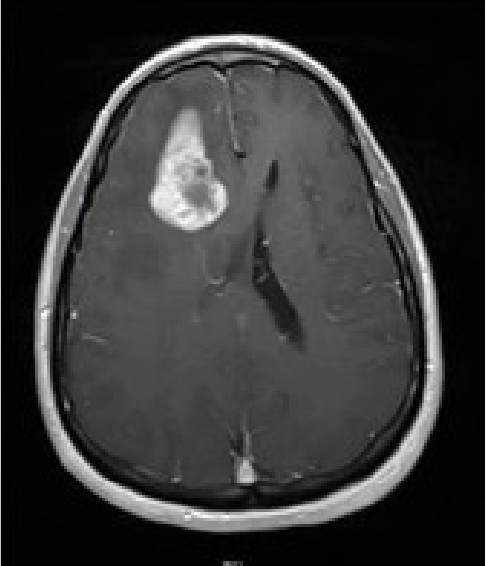
#> input picture Lab5/tumor.png, 486 x 566 px, found by its file name
$ python Lab5-3.py
#> lines starting #> are read from the running program, lines starting #| are printed output that depends on the picture; after the words box and inside, x2 and y2 are one past the last pixel; in counts of white or black regions, pixels touching at a corner belong together
import cv2
import numpy as np
import matplotlib.pyplot as plt

# Load grayscale MRI image
img = cv2.imread('Lab5/tumor.png', cv2.IMREAD_GRAYSCALE)
#> img: shape (566, 486); min 0, max 255, mean 54.4

# Decompose into 8 bitplanes
bitplanes = [(img >> i) & 1 for i in range(8)]
#> bitplanes = 8 items

# Extract 8th bitplane (bitplanes[7]) and scale to 0 or 255
bitplane8 = bitplanes[7] * 255
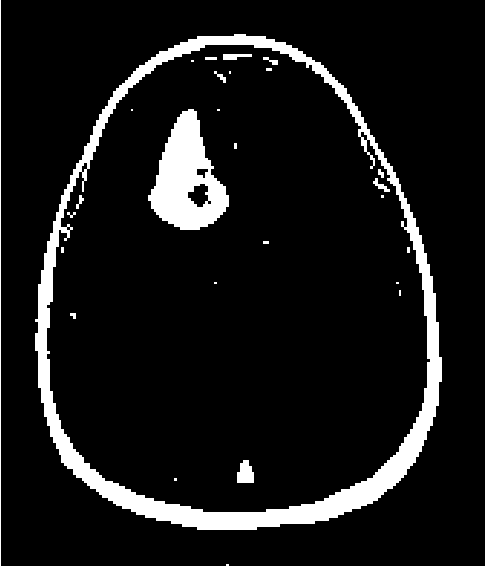
#> bitplane8: shape (566, 486); 9.4% white; 29 white regions (15 under 20 px), largest, box (x1, y1, x2, y2) and area: (35, 34, 442, 530) 18299, (148, 109, 229, 230) 5467, (0, 0, 1, 566) 566

# Apply 5x5 averaging filter
filtered = cv2.blur(bitplane8, (5, 5))
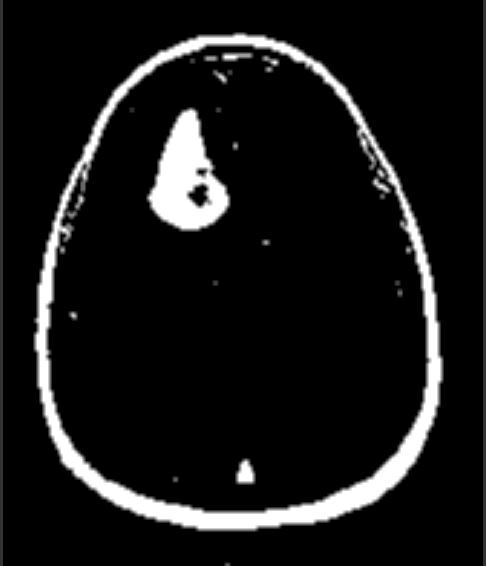
#> filtered: shape (566, 486); min 0, max 255, mean 23.6


# Apply binary threshold
_, binary_mask = cv2.threshold(filtered, 50, 255, cv2.THRESH_BINARY)
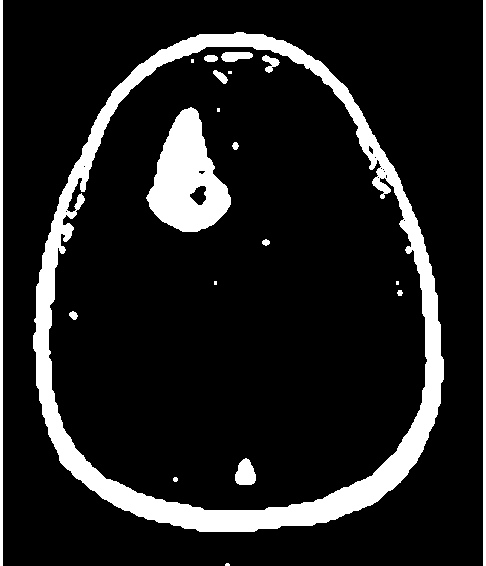
#> binary_mask: shape (566, 486); 12.7% white; 20 white regions (6 under 20 px), largest, box (x1, y1, x2, y2) and area: (33, 32, 444, 532) 24101, (146, 107, 231, 232) 6169, (0, 0, 3, 566) 1698


# Multiply binary mask with original image to extract tumor
tumor_region = cv2.bitwise_and(img, binary_mask)
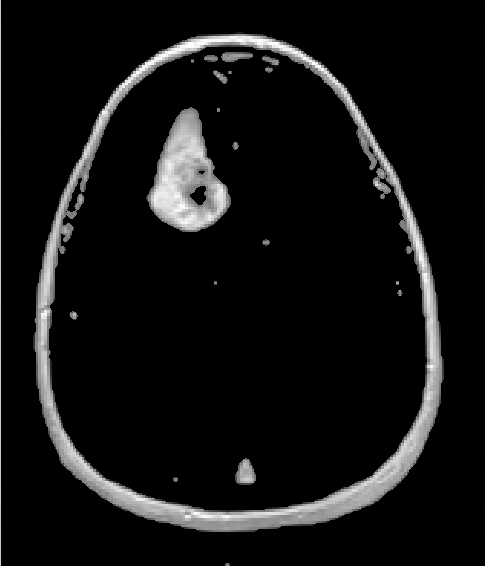
#> tumor_region: shape (566, 486); min 0, max 255, mean 19.3


plt.figure(figsize=(10, 6))

plt.subplot(2, 2, 1)
plt.title("Original MRI")
plt.imshow(img, cmap='gray')
plt.axis('off')

plt.subplot(2, 2, 2)
plt.title("Filtered 8th Bitplane")
plt.imshow(filtered, cmap='gray')
plt.axis('off')

plt.subplot(2, 2, 3)
plt.title("Thresholded Mask")
plt.imshow(binary_mask, cmap='gray')
plt.axis('off')

plt.subplot(2, 2, 4)
plt.title("Extracted Tumor Region")
plt.imshow(tumor_region, cmap='gray')
plt.axis('off')

plt.tight_layout()
plt.show()

$ run again, with Lab5/8bit-image.png copied over Lab5/tumor.png
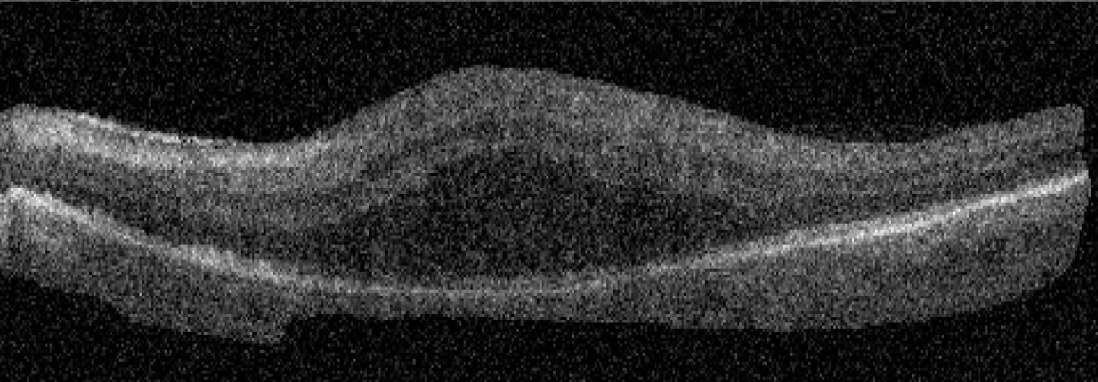
#> input picture Lab5/8bit-image.png, 1098 x 382 px, found by its file name
#> img is the input picture: shape (382, 1098); min 0, max 255, mean 44.1
#> bitplanes = 8 items
#> `bitplane8 = bitplanes[7] * 255`:
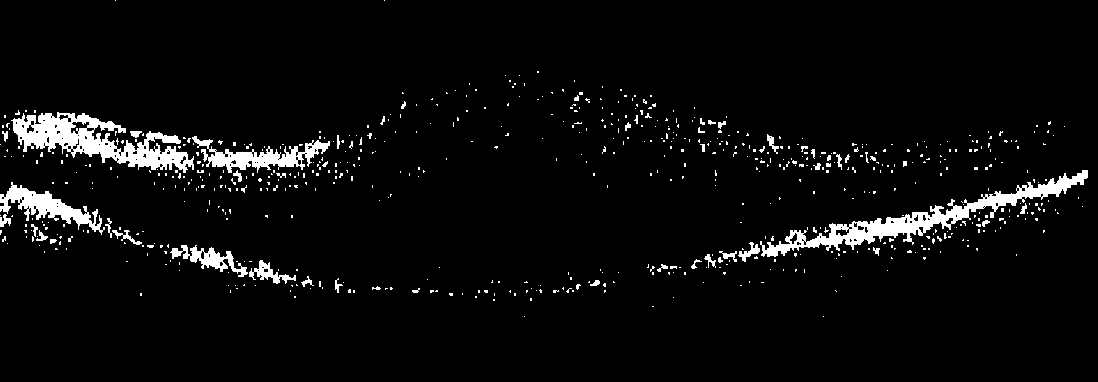
#> bitplane8: shape (382, 1098); 4.5% white; 677 white regions (626 under 20 px), largest, box (x1, y1, x2, y2) and area: (760, 170, 1088, 257) 4613, (11, 112, 194, 173) 4565, (192, 136, 330, 173) 1840
#> binary_mask: shape (382, 1098); 7% white; 196 white regions (104 under 20 px), largest, box (x1, y1, x2, y2) and area: (11, 110, 332, 186) 9914, (703, 168, 1090, 268) 7915, (0, 182, 144, 247) 3055
#> `tumor_region = cv2.bitwise_and(img, binary_mask)`:
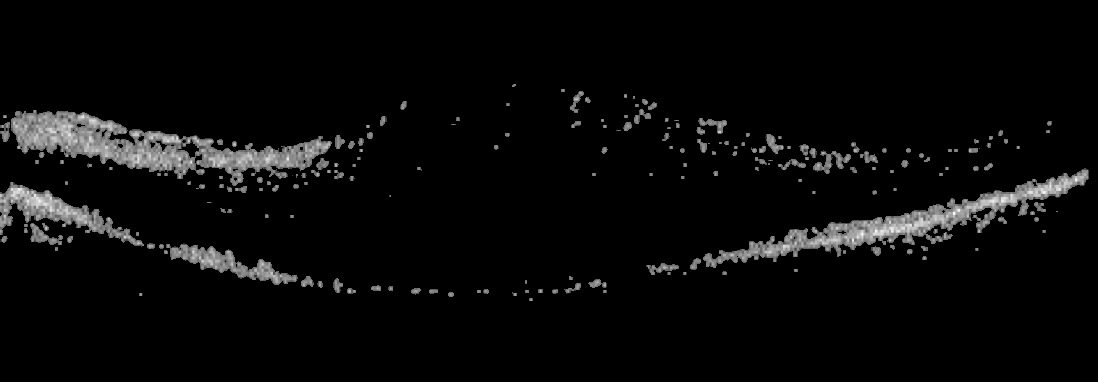
#> tumor_region: shape (382, 1098); min 0, max 255, mean 9.5
